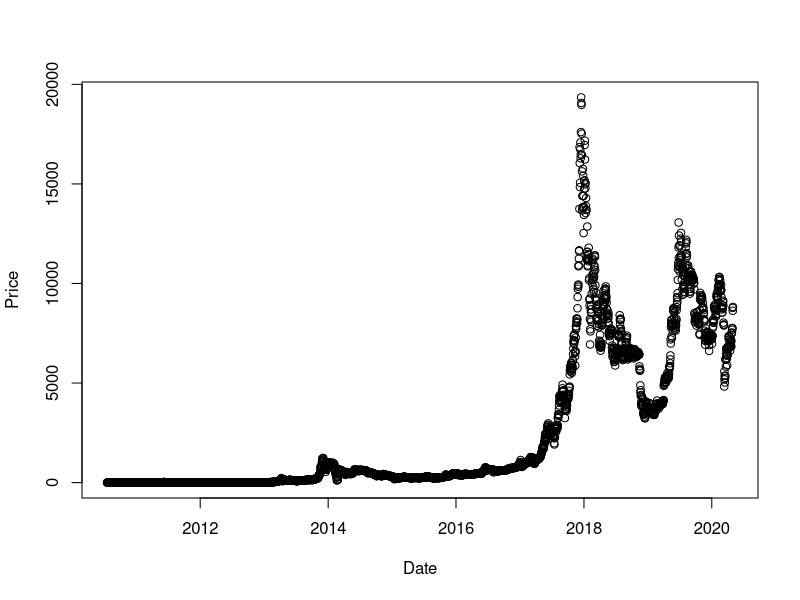
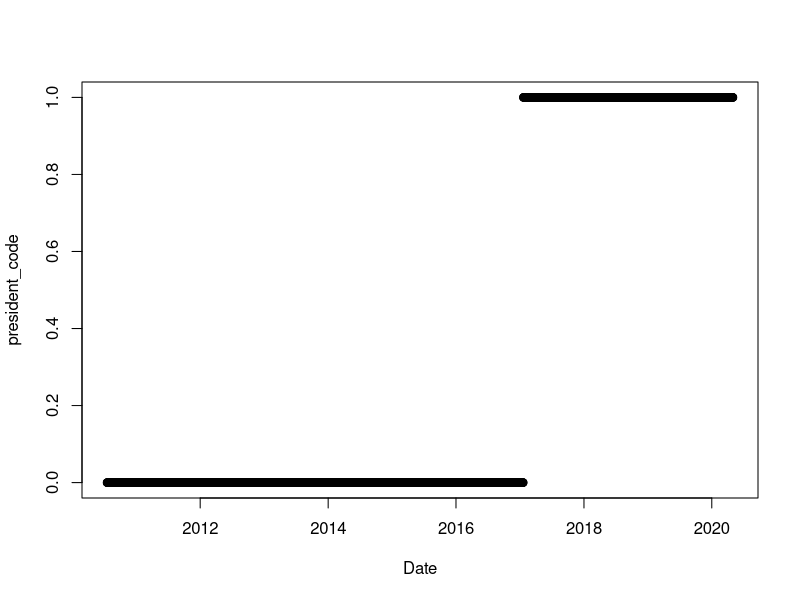
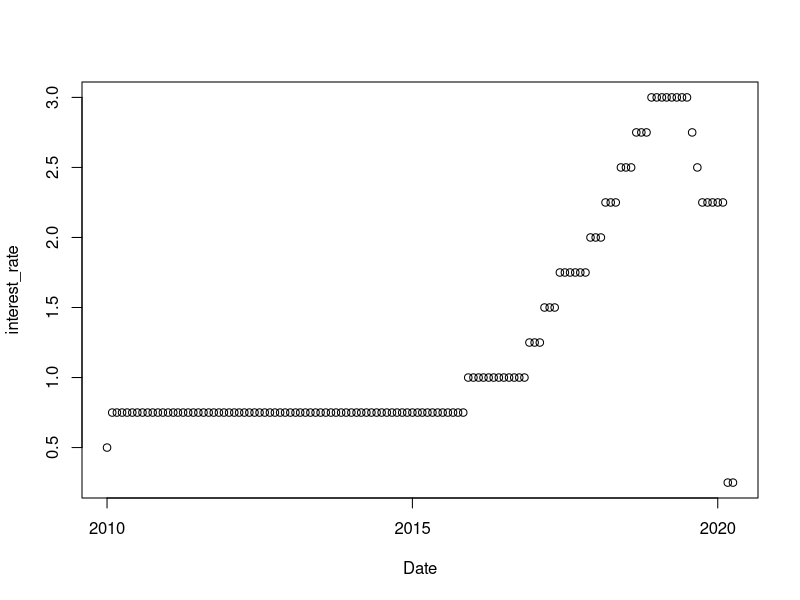
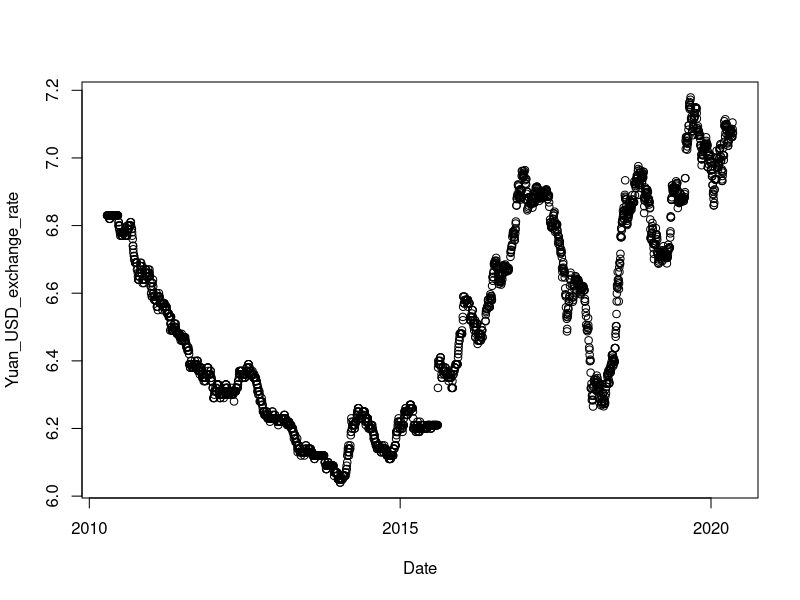
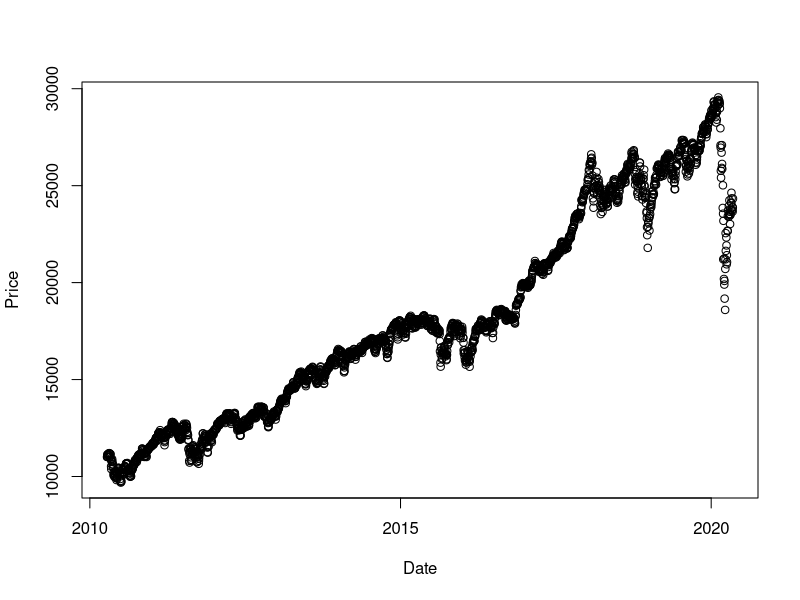
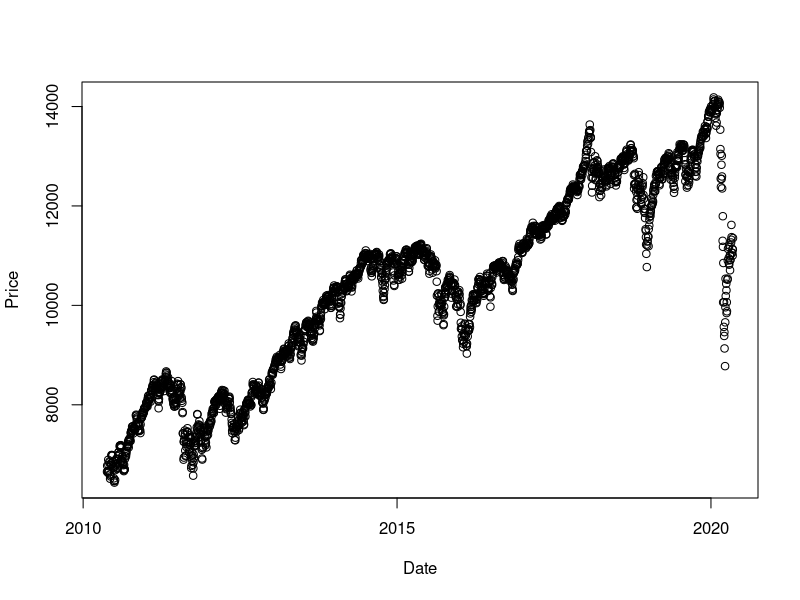

The R script that drew these images, in order: (Note: this script raises an error after producing the figures.)
## ---- chunk 1
options(scipen = 1, digits = 4, width = 80)
library(knitr)
opts_chunk$set(cache = TRUE, autodep = TRUE)
## ---- chunk 2
# install necessary packages
# install.packages("readxl")
# install.packages("sqldf")
## ---- chunk 3
library(readr)
library("readxl")
library(sqldf)
library(glue)
## ---- chunk 4
# price of bitcoin
Bitcoin <- read_csv("Bitcoin Historical Data - Investing.com.csv")
Bitcoin$Date = as.Date(Bitcoin$Date, format="%b %d, %Y")
Bitcoin$month <- strftime(Bitcoin$Date, "%m")
Bitcoin$year <- strftime(Bitcoin$Date, "%Y")
plot(Price ~ Date, data=Bitcoin)
## ---- chunk 5
President <- read_csv("President.csv")
President$Date = as.Date(President$Date, format="%b %d, %Y")
plot(president_code ~ Date, data=President)
## ---- chunk 6
The_interest_rate_for_the_United_States<- read_csv("The interest rate for the United States, from 2010 - 2020.csv")
The_interest_rate_for_the_United_States$month <- strftime(The_interest_rate_for_the_United_States$Date, "%m")
The_interest_rate_for_the_United_States$year <- strftime(The_interest_rate_for_the_United_States$Date, "%Y")
plot(interest_rate ~ Date, data=The_interest_rate_for_the_United_States)
## ---- chunk 7
US_dollar_yuan_exchange_rate <- read_csv("US dollar-yuan exchange rate.csv")
US_dollar_yuan_exchange_rate$Date = as.Date(US_dollar_yuan_exchange_rate$Date, format="%m/%d/%y")
plot(Yuan_USD_exchange_rate ~ Date, data = US_dollar_yuan_exchange_rate)
## ---- chunk 8
Dow_Jones_Industrial_Average <- read_csv("Dow Jones Industrial Average Historical Data.csv")
Dow_Jones_Industrial_Average$Date = as.Date(Dow_Jones_Industrial_Average$Date, format="%b %d, %Y")
plot(Price ~ Date, data=Dow_Jones_Industrial_Average)
## ---- chunk 9
NYSE_Composite_Index <- read_csv("NYSE Composite Historical Data.csv")
NYSE_Composite_Index$Date = as.Date(NYSE_Composite_Index$Date, format="%b %d, %Y")
plot(Price ~ Date, data=NYSE_Composite_Index)
## ---- chunk 10
Apple_Inc_company_stock <- read_csv("AAPL Historical Data.csv")
Apple_Inc_company_stock$Date = as.Date(Apple_Inc_company_stock2$Date, format="%b %d, %Y")
plot(Price ~ Date, data=Apple_Inc_company_stock)
## ---- chunk 11
WTI_oil_price <- read_csv("Crude Oil WTI Futures Historical Data.csv")
WTI_oil_price$Date = as.Date(WTI_oil_price$Date, format="%b %d, %Y")
# colnames(WTI_oil_price)[2] <- "WTI_oil_price"
plot(Price ~ Date, data=WTI_oil_price)

Brent_Oil_price <- read_csv("Brent Oil Futures Historical Data.csv")
Brent_Oil_price$Date = as.Date(Brent_Oil_price$Date, format="%b %d, %Y")
# colnames(Brent_Oil_price)[2] <- "Brent_oil_price"
plot(Price ~ Date, data=Brent_Oil_price)
## ---- chunk 12
# combine
# Reduce(function(...) merge(..., by="Date"), list(Brent_Oil_price, Crude_Oil_price, Apple_compact))
sql =  glue("
select Bitcoin.Date,
       Bitcoin.Price         as Bitcoin_price,
       exchange.Yuan_USD_exchange_rate,
       DJIA.Price            as DJIA_index,
       NYSE.Price            as NYSE_index,
       Apple.Price           as Apple_price,
       Brent_Oil_price.Price as brent_oil_price,
       WTI_oil_price.Price   as WTI_oil_price,
       President.president_code,
       interest.interest_rate,
       Bitcoin.month,
       Bitcoin.year
from Bitcoin
         left outer join US_dollar_yuan_exchange_rate as exchange
                         on exchange.Date = Bitcoin.Date
         left outer join Dow_Jones_Industrial_Average as DJIA
                         on DJIA.Date = exchange.Date
         left outer join NYSE_Composite_Index as NYSE
                         on NYSE.Date = DJIA.Date
         left outer join Brent_Oil_price
                         on Brent_Oil_price.Date = Bitcoin.Date
         left outer join WTI_oil_price
                         on WTI_oil_price.Date = Bitcoin.Date
         left outer join Apple_Inc_company_stock as Apple
                         on Apple.Date = NYSE.Date
         left outer join President
                         on President.Date = Bitcoin.Date
         left outer join The_interest_rate_for_the_United_States as interest
                         on interest.month = Bitcoin.month
                             and interest.year = Bitcoin.year
where Bitcoin.Date between {c (1.0, as.Date('2010-09-01'))[2]} and {c (1.0, as.Date('2020-04-30'))[2]}
order by Bitcoin.Date desc")
combined_daily = sqldf(sql)
combined_daily

combined_weekdays = na.omit(combined_daily)
combined_monthly = sqldf("
select *
from combined_daily
where combined_daily.Date in
      (select max(combined_weekdays.Date)
       from combined_weekdays
       group by combined_weekdays.month, combined_weekdays.year)
")
## ---- chunk 13
combined_weekday = na.omit(combined_daily) 
# combined_weekday
combined_weekday
combined_weekday
